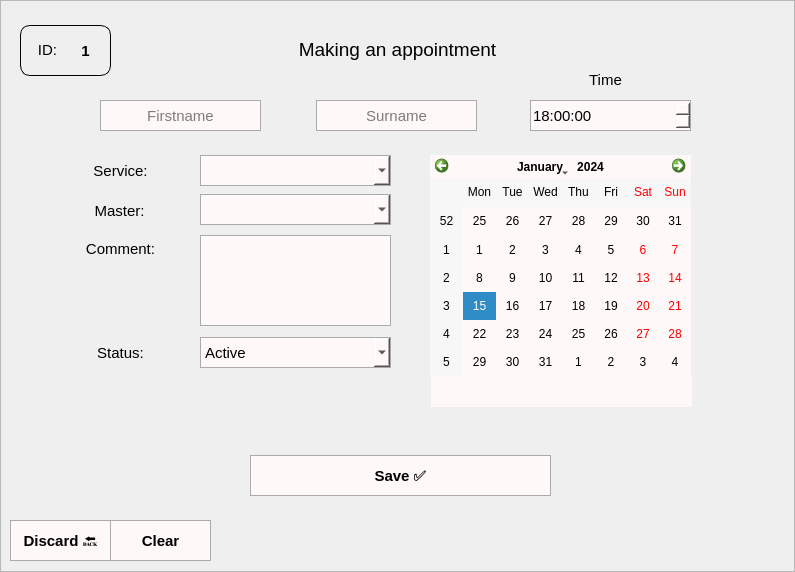
     <widget class="QFrame" name="frame_10">
      <property name="geometry">
       <rect>
        <x>0</x>
        <y>0</y>
        <width>795</width>
        <height>572</height>
       </rect>
      </property>
      <property name="frameShape">
       <enum>QFrame::StyledPanel</enum>
      </property>
      <property name="frameShadow">
       <enum>QFrame::Raised</enum>
      </property>
      <widget class="QLineEdit" name="lineEdit_8">
       <property name="geometry">
        <rect>
         <x>100</x>
         <y>100</y>
         <width>161</width>
         <height>31</height>
        </rect>
       </property>
       <property name="font">
        <font>
         <pointsize>11</pointsize>
        </font>
       </property>
       <property name="styleSheet">
        <string notr="true">background: none;
background-color: rgb(255, 248, 248);
border: 1px solid rgb(170, 170, 170);</string>
       </property>
       <property name="text">
        <string/>
       </property>
       <property name="alignment">
        <set>Qt::AlignCenter</set>
       </property>
       <property name="placeholderText">
        <string>Firstname</string>
       </property>
      </widget>
      <widget class="QLineEdit" name="lineEdit_9">
       <property name="geometry">
        <rect>
         <x>316</x>
         <y>100</y>
         <width>161</width>
         <height>31</height>
        </rect>
       </property>
       <property name="font">
        <font>
         <pointsize>11</pointsize>
        </font>
       </property>
       <property name="styleSheet">
        <string notr="true">background: none;
background-color: rgb(255, 248, 248);
border: 1px solid rgb(170, 170, 170);</string>
       </property>
       <property name="alignment">
        <set>Qt::AlignCenter</set>
       </property>
       <property name="placeholderText">
        <string>Surname</string>
       </property>
      </widget>
      <widget class="QTimeEdit" name="timeEdit_3">
       <property name="geometry">
        <rect>
         <x>530</x>
         <y>100</y>
         <width>161</width>
         <height>31</height>
        </rect>
       </property>
       <property name="font">
        <font>
         <pointsize>11</pointsize>
        </font>
       </property>
       <property name="styleSheet">
        <string notr="true">background: none;
background-color: rgb(255, 248, 248);
border: 1px solid rgb(170, 170, 170);</string>
       </property>
       <property name="time">
        <time>
         <hour>18</hour>
         <minute>0</minute>
         <second>0</second>
        </time>
       </property>
      </widget>
      <widget class="QLabel" name="label_18">
       <property name="geometry">
        <rect>
         <x>570</x>
         <y>70</y>
         <width>71</width>
         <height>20</height>
        </rect>
       </property>
       <property name="font">
        <font>
         <pointsize>11</pointsize>
        </font>
       </property>
       <property name="styleSheet">
        <string notr="true"/>
       </property>
       <property name="text">
        <string>Time</string>
       </property>
       <property name="alignment">
        <set>Qt::AlignCenter</set>
       </property>
      </widget>
      <widget class="QLabel" name="label_19">
       <property name="geometry">
        <rect>
         <x>431</x>
         <y>376</y>
         <width>261</width>
         <height>31</height>
        </rect>
       </property>
       <property name="font">
        <font>
         <pointsize>11</pointsize>
         <bold>true</bold>
        </font>
       </property>
       <property name="styleSheet">
        <string notr="true">background: none;
background-color: rgb(255, 248, 248);</string>
       </property>
       <property name="text">
        <string/>
       </property>
       <property name="alignment">
        <set>Qt::AlignCenter</set>
       </property>
      </widget>
      <widget class="QComboBox" name="comboBox">
       <property name="geometry">
        <rect>
         <x>200</x>
         <y>155</y>
         <width>191</width>
         <height>31</height>
        </rect>
       </property>
       <property name="font">
        <font>
         <pointsize>11</pointsize>
        </font>
       </property>
       <property name="styleSheet">
        <string notr="true">background: none;
background-color: rgb(255, 248, 248);
border: 1px solid rgb(170, 170, 170);
</string>
       </property>
      </widget>
      <widget class="QLabel" name="label_20">
       <property name="geometry">
        <rect>
         <x>44</x>
         <y>200</y>
         <width>151</width>
         <height>21</height>
        </rect>
       </property>
       <property name="font">
        <font>
         <pointsize>11</pointsize>
        </font>
       </property>
       <property name="text">
        <string>Master:</string>
       </property>
       <property name="alignment">
        <set>Qt::AlignCenter</set>
       </property>
      </widget>
      <widget class="QLabel" name="label_21">
       <property name="geometry">
        <rect>
         <x>45</x>
         <y>160</y>
         <width>151</width>
         <height>21</height>
        </rect>
       </property>
       <property name="font">
        <font>
         <pointsize>11</pointsize>
        </font>
       </property>
       <property name="text">
        <string>Service:</string>
       </property>
       <property name="alignment">
        <set>Qt::AlignCenter</set>
       </property>
      </widget>
      <widget class="QComboBox" name="comboBox_2">
       <property name="geometry">
        <rect>
         <x>200</x>
         <y>194</y>
         <width>191</width>
         <height>31</height>
        </rect>
       </property>
       <property name="font">
        <font>
         <pointsize>11</pointsize>
        </font>
       </property>
       <property name="styleSheet">
        <string notr="true">background: none;
background-color: rgb(255, 248, 248);
border: 1px solid rgb(170, 170, 170);</string>
       </property>
      </widget>
      <widget class="QCalendarWidget" name="calendarWidget">
       <property name="geometry">
        <rect>
         <x>430</x>
         <y>155</y>
         <width>261</width>
         <height>221</height>
        </rect>
       </property>
       <property name="styleSheet">
        <string notr="true">background: none;
background-color: rgb(255, 248, 248);
color: rgb(0,0,0);</string>
       </property>
      </widget>
      <widget class="QPushButton" name="pushButton_18">
       <property name="geometry">
        <rect>
         <x>250</x>
         <y>455</y>
         <width>301</width>
         <height>41</height>
        </rect>
       </property>
       <property name="sizeIncrement">
        <size>
         <width>0</width>
         <height>0</height>
        </size>
       </property>
       <property name="font">
        <font>
         <pointsize>11</pointsize>
         <bold>true</bold>
        </font>
       </property>
       <property name="focusPolicy">
        <enum>Qt::StrongFocus</enum>
       </property>
       <property name="styleSheet">
        <string notr="true">background: none;
background-color: rgb(255, 248, 248);
border: 1px solid rgb(170, 170, 170);</string>
       </property>
       <property name="text">
        <string>Save ✅</string>
       </property>
       <property name="iconSize">
        <size>
         <width>17</width>
         <height>16</height>
        </size>
       </property>
      </widget>
      <widget class="QPushButton" name="pushButton_19">
       <property name="geometry">
        <rect>
         <x>10</x>
         <y>520</y>
         <width>101</width>
         <height>41</height>
        </rect>
       </property>
       <property name="sizeIncrement">
        <size>
         <width>0</width>
         <height>0</height>
        </size>
       </property>
       <property name="font">
        <font>
         <pointsize>11</pointsize>
         <bold>true</bold>
        </font>
       </property>
       <property name="focusPolicy">
        <enum>Qt::StrongFocus</enum>
       </property>
       <property name="styleSheet">
        <string notr="true">background: none;
background-color: rgb(255, 248, 248);
border: 1px solid rgb(170, 170, 170);</string>
       </property>
       <property name="text">
        <string>Discard 🔙</string>
       </property>
       <property name="iconSize">
        <size>
         <width>17</width>
         <height>16</height>
        </size>
       </property>
      </widget>
      <widget class="QPushButton" name="pushButton_25">
       <property name="geometry">
        <rect>
         <x>110</x>
         <y>520</y>
         <width>101</width>
         <height>41</height>
        </rect>
       </property>
       <property name="sizeIncrement">
        <size>
         <width>0</width>
         <height>0</height>
        </size>
       </property>
       <property name="font">
        <font>
         <pointsize>11</pointsize>
         <bold>true</bold>
        </font>
       </property>
       <property name="focusPolicy">
        <enum>Qt::StrongFocus</enum>
       </property>
       <property name="styleSheet">
        <string notr="true">background: none;
background-color: rgb(255, 248, 248);
border: 1px solid rgb(170, 170, 170);</string>
       </property>
       <property name="text">
        <string>Clear</string>
       </property>
       <property name="iconSize">
        <size>
         <width>17</width>
         <height>16</height>
        </size>
       </property>
      </widget>
      <widget class="QLabel" name="label_22">
       <property name="geometry">
        <rect>
         <x>287</x>
         <y>34</y>
         <width>221</width>
         <height>31</height>
        </rect>
       </property>
       <property name="font">
        <font>
         <pointsize>14</pointsize>
        </font>
       </property>
       <property name="text">
        <string>Making an appointment</string>
       </property>
       <property name="alignment">
        <set>Qt::AlignCenter</set>
       </property>
      </widget>
      <widget class="QLabel" name="label_25">
       <property name="geometry">
        <rect>
         <x>45</x>
         <y>238</y>
         <width>151</width>
         <height>21</height>
        </rect>
       </property>
       <property name="font">
        <font>
         <pointsize>11</pointsize>
        </font>
       </property>
       <property name="text">
        <string>Comment:</string>
       </property>
       <property name="alignment">
        <set>Qt::AlignCenter</set>
       </property>
      </widget>
      <widget class="QTextEdit" name="textEdit_2">
       <property name="geometry">
        <rect>
         <x>200</x>
         <y>235</y>
         <width>191</width>
         <height>91</height>
        </rect>
       </property>
       <property name="sizePolicy">
        <sizepolicy hsizetype="Fixed" vsizetype="Fixed">
         <horstretch>0</horstretch>
         <verstretch>0</verstretch>
        </sizepolicy>
       </property>
       <property name="font">
        <font>
         <pointsize>10</pointsize>
        </font>
       </property>
       <property name="cursor" stdset="0">
        <cursorShape>IBeamCursor</cursorShape>
       </property>
       <property name="styleSheet">
        <string notr="true">background: none;
background-color: rgb(255, 248, 248);
border: 1px solid rgb(170, 170, 170);</string>
       </property>
      </widget>
      <widget class="QGroupBox" name="groupBox">
       <property name="geometry">
        <rect>
         <x>20</x>
         <y>25</y>
         <width>91</width>
         <height>51</height>
        </rect>
       </property>
       <property name="styleSheet">
        <string notr="true">border: 1px solid black;
border-radius: 10px;
background: none;</string>
       </property>
       <property name="title">
        <string/>
       </property>
       <widget class="QLabel" name="label_23">
        <property name="geometry">
         <rect>
          <x>12</x>
          <y>15</y>
          <width>31</width>
          <height>20</height>
         </rect>
        </property>
        <property name="font">
         <font>
          <pointsize>11</pointsize>
         </font>
        </property>
        <property name="styleSheet">
         <string notr="true">border: none;
background: none;</string>
        </property>
        <property name="text">
         <string>ID:</string>
        </property>
        <property name="alignment">
         <set>Qt::AlignCenter</set>
        </property>
       </widget>
       <widget class="QLabel" name="label_24">
        <property name="geometry">
         <rect>
          <x>50</x>
          <y>10</y>
          <width>31</width>
          <height>31</height>
         </rect>
        </property>
        <property name="font">
         <font>
          <pointsize>11</pointsize>
          <bold>true</bold>
         </font>
        </property>
        <property name="styleSheet">
         <string notr="true">border: none;
background: none;</string>
        </property>
        <property name="text">
         <string>1</string>
        </property>
        <property name="alignment">
         <set>Qt::AlignCenter</set>
        </property>
       </widget>
      </widget>
      <widget class="QLabel" name="label_26">
       <property name="geometry">
        <rect>
         <x>45</x>
         <y>342</y>
         <width>151</width>
         <height>21</height>
        </rect>
       </property>
       <property name="font">
        <font>
         <pointsize>11</pointsize>
        </font>
       </property>
       <property name="text">
        <string>Status:</string>
       </property>
       <property name="alignment">
        <set>Qt::AlignCenter</set>
       </property>
      </widget>
      <widget class="QComboBox" name="comboBox_5">
       <property name="geometry">
        <rect>
         <x>200</x>
         <y>337</y>
         <width>191</width>
         <height>31</height>
        </rect>
       </property>
       <property name="font">
        <font>
         <pointsize>11</pointsize>
        </font>
       </property>
       <property name="styleSheet">
        <string notr="true">background: none;
background-color: rgb(255, 248, 248);
border: 1px solid rgb(170, 170, 170);</string>
       </property>
       <property name="currentIndex">
        <number>0</number>
       </property>
       <item>
        <property name="text">
         <string>Active</string>
        </property>
       </item>
       <item>
        <property name="text">
         <string>Archived</string>
        </property>
       </item>
       <item>
        <property name="text">
         <string>Cancelled</string>
        </property>
       </item>
      </widget>
     </widget>
